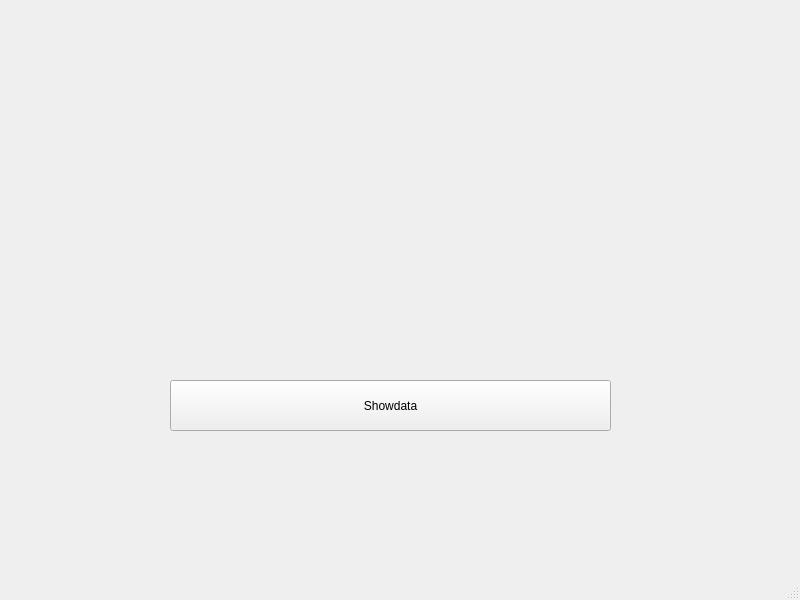
<?xml version="1.0" encoding="UTF-8"?>
<ui version="4.0">
 <class>MainWindow</class>
 <widget class="QMainWindow" name="MainWindow">
  <property name="geometry">
   <rect>
    <x>0</x>
    <y>0</y>
    <width>800</width>
    <height>600</height>
   </rect>
  </property>
  <property name="windowTitle">
   <string>MainWindow</string>
  </property>
  <widget class="QWidget" name="centralwidget">
   <widget class="QPushButton" name="pushButton_show">
    <property name="geometry">
     <rect>
      <x>170</x>
      <y>380</y>
      <width>441</width>
      <height>51</height>
     </rect>
    </property>
    <property name="text">
     <string>Showdata</string>
    </property>
   </widget>
  </widget>
  <widget class="QMenuBar" name="menubar">
   <property name="geometry">
    <rect>
     <x>0</x>
     <y>0</y>
     <width>800</width>
     <height>22</height>
    </rect>
   </property>
  </widget>
  <widget class="QStatusBar" name="statusbar"/>
 </widget>
 <resources/>
 <connections/>
</ui>
